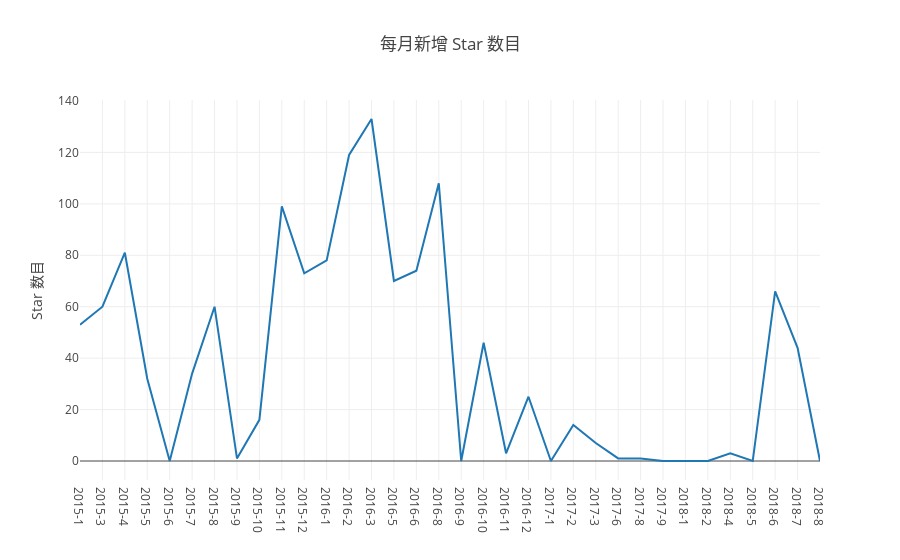

This figure's notebook cell:
### Code cell
// 1.1 每月新增 Star 数
Promise.all(
    years.map(y => {
    var q = `
    select time, stars
    from 
    (select max(repo_stargazers_count)-min(repo_stargazers_count) as stars ,
    concat(toString(toYear(created_date)),'-',toString(toMonth(created_date))) as time
    from github_log.year${y} 
    where repo_id=${my_repo_id} and type in ('PullRequestEvent', 'PullRequestReviewCommentEvent')
    group by toYear(created_date),toMonth(created_date)
    order by toYear(created_date),toMonth(created_date))
    `
    return openDigger.driver.clickhouse.query(q);
})).then(data => {
    
    var stars = [], time = [], table = [];
    data.forEach(y_info=>{
        //console.log("11: ",y_info)
        y_info.forEach(m_info=>{
            table.push({'时间':m_info.time, '新增 Star 数':parseInt(m_info.stars)});
            stars.push(m_info.stars);
            time.push(m_info.time)
        })
    }
    )
    console.table(table);
    openDigger.render.plotly([
        {x: time, y: stars, mode:'scatter', name:'Star'}, 
    ], {
        title: '每月新增 Star 数目',
        yaxis: { title: 'Star 数目'},
        xaxis: {type: 'category'}
    });
});

### Figure 1 — Plotly figure (JSON) as saved in the notebook; plotly's stock layout.template omitted (floating-point values rounded to 4 significant figures)
{"data": [{"mode": "scatter", "name": "Star", "x": ["2015-1", "2015-3", "2015-4", "2015-5", "2015-6", "2015-7", "2015-8", "2015-9", "2015-10", "2015-11", "2015-12", "2016-1", "2016-2", "2016-3", "2016-5", "2016-6", "2016-8", "2016-9", "2016-10", "2016-11", "2016-12", "2017-1", "2017-2", "2017-3", "2017-6", "2017-8", "2017-9", "2018-1", "2018-2", "2018-4", "2018-5", "2018-6", "2018-7", "2018-8"], "y": ["53", "60", "81", "32", "0", "34", "60", "1", "16", "99", "73", "78", "119", "133", "70", "74", "108", "0", "46", "3", "25", "0", "14", "7", "1", "1", "0", "0", "0", "3", "0", "66", "44", "0"]}], "layout": {"autosize": true, "title": {"text": "每月新增 Star 数目"}, "xaxis": {"autorange": true, "range": [0, 33], "type": "category"}, "yaxis": {"autorange": true, "range": [-7.389, 140.4], "title": {"text": "Star 数目"}, "type": "linear"}}}
